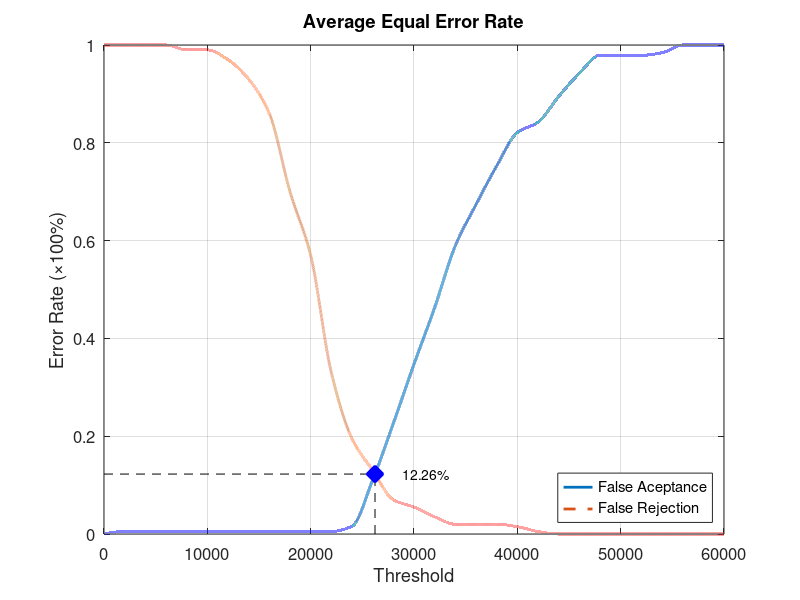
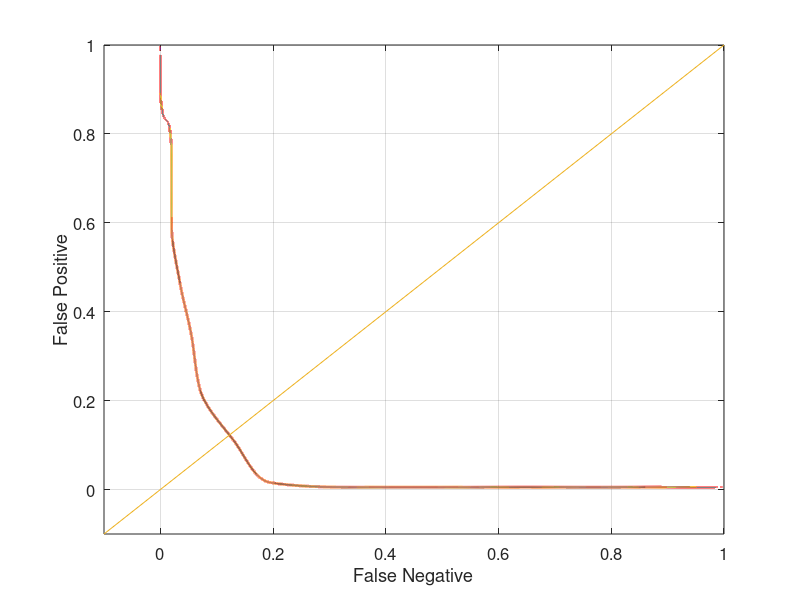

MATLAB code for these plots, in order:
function yEER = Database1_4
close all;
clear;
clc;
x = 0:2000:60000;
xq = 0:0.5:60000;

y0 = [0 0.00526316 0.00526316 0.00526316 0.00526316 0.00526316 0.00526316 0.00526316 0.00526316 0.00526316 0.00526316 0.00526316 0.0157895 0.110526 0.226316 0.347368 0.463158 0.589474 0.673684 0.752632 0.821053 0.842105 0.894737 0.942105 0.978947 0.978947 0.978947 0.984211 1 1 1];
yy0 = interp1(x, y0, xq, 'pchip');
y1 = [1 1 1 1 0.99 0.99 0.97 0.93 0.86 0.7 0.57 0.33 0.195 0.13 0.07 0.055 0.035 0.02 0.02 0.02 0.015 0.005 0 0 0 0 0 0 0 0 0];
yy1 = interp1(x, y1, xq, 'pchip');

% Calculating EER: 
y2 = abs(y0 - y1);
find(y2 == min(y2))
yy2 = abs(yy0 - yy1);
xEER = find(yy2 == min(yy2));
xEERIndex = xq(xEER) % X-axis EER
yEER = yy0(xEER) % Y-axis EER

main = figure
plot(xq, yy0,'-','LineWidth', 2);	hold on
plot(xq, yy1,'--','LineWidth', 2);	hold on
plot([xEERIndex xEERIndex], [0 yEER], 'k--');	hold on
plot([0 xEERIndex], [yEER yEER], 'k--');	hold on
plot(xEERIndex, yEER, 'bx', 'LineWidth', 10);	hold on
text(xEERIndex + 10 * xEERIndex / 100, yEER, [num2str(round((10000 * yEER)) / 100) '%'])
legend('False Aceptance', 'False Rejection', 'Location', 'SouthEast')
xlabel('Threshold')
ylabel('Error Rate (\times100%)')
title('Average Equal Error Rate')
set(gca, 'FontSize', 12)
axis([0 60000 0 1])
grid on

print(main, 'Database1_4Main', '-dpng');
FNRxFPR = figure('Color', [1 1 1]);
plot(yy1, yy0, '-', yy1, yy0, 'LineWidth', 2);
hold on
y = -0.1:0.1:1
plot(y, y); 
set(gca, 'FontSize', 12)
xlabel('False Negative')
ylabel('False Positive')
axis([-0.1 1 -0.1 1])
set(gca, 'FontSize', 12)
grid on

print(FNRxFPR, 'Database1_4FNRxFPR','-dpng');
end
